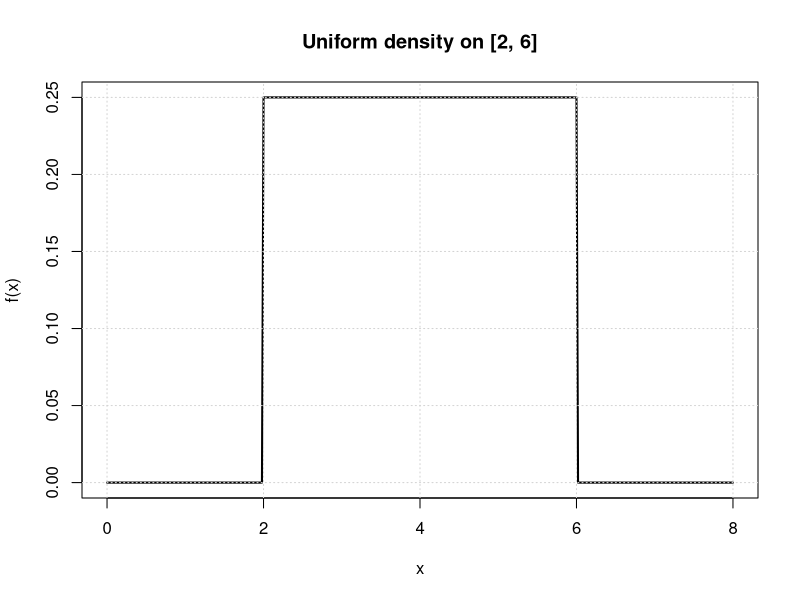
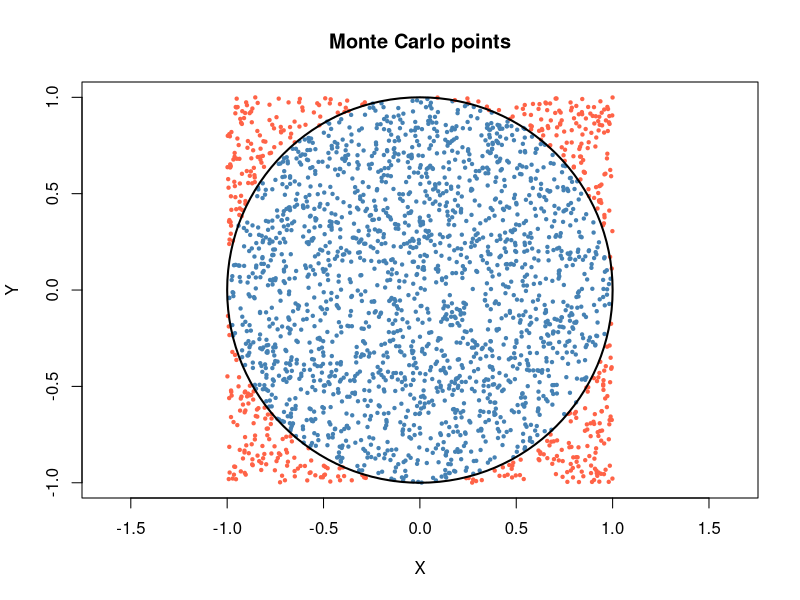

These charts were generated, in order, by the following R code:
## ---- chunk 1
knitr::opts_chunk$set(echo = TRUE, message = FALSE, warning = TRUE)
## ---- chunk 2
a <- 2
b <- 6
x <- seq(0, 8, length.out = 401)

plot(
  x, dunif(x, min = a, max = b), type = "l", lwd = 2,
  xlab = "x", ylab = "f(x)", main = "Uniform density on [2, 6]"
)
grid()
## ---- chunk 3
geometric_probability <- (5 - 3) / (6 - 2)
cdf_probability <- punif(5, 2, 6) - punif(3, 2, 6)

c(geometry = geometric_probability, R = cdf_probability)
## ---- chunk 4
a <- 2
b <- 6

c(
  mean = (a + b) / 2,
  variance = (b - a)^2 / 12,
  sd = (b - a) / sqrt(12)
)
## ---- chunk 5
set.seed(14270)
draws <- runif(100000, min = 2, max = 6)

c(
  simulated_mean = mean(draws),
  theoretical_mean = 4,
  simulated_variance = var(draws),
  theoretical_variance = 16 / 12,
  simulated_P_3_to_5 = mean(draws >= 3 & draws <= 5)
)
## ---- chunk 6
set.seed(14270)
n <- 100000
x <- runif(n, -1, 1)
y <- runif(n, -1, 1)
inside <- x^2 + y^2 <= 1

pi_hat <- 4 * mean(inside)
c(estimate = pi_hat, truth = pi, error = pi_hat - pi)
## ---- chunk 7
keep <- seq_len(2500)
plot(
  x[keep], y[keep], pch = 19, cex = 0.45,
  col = ifelse(inside[keep], "steelblue", "tomato"),
  asp = 1, xlab = "X", ylab = "Y", main = "Monte Carlo points"
)
symbols(0, 0, circles = 1, inches = FALSE, add = TRUE, lwd = 2)
